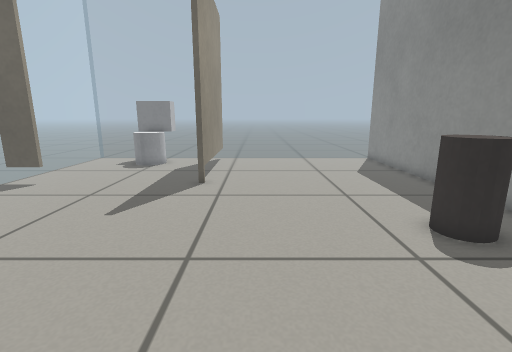
View 1 (above)

18 first-person views from a walk through a robot-simulator world made for Gazebo. The camera is 0.6 m above the floor, tilts 12° down and sees 85° across. The floor is counted in squares, 0.2 m on a side. Each view is taken from the middle of a square. On the plan, view 1 faces up. The plan holds only what a view shows up to about 20 squares ahead; the rest is blank.

View 2
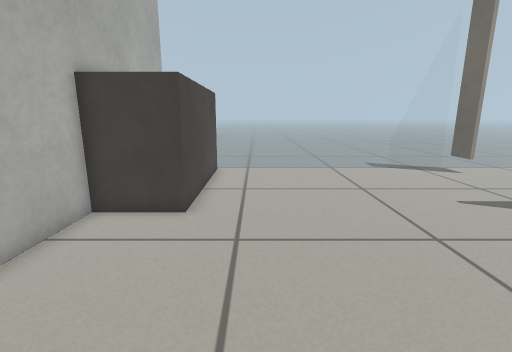

View 3
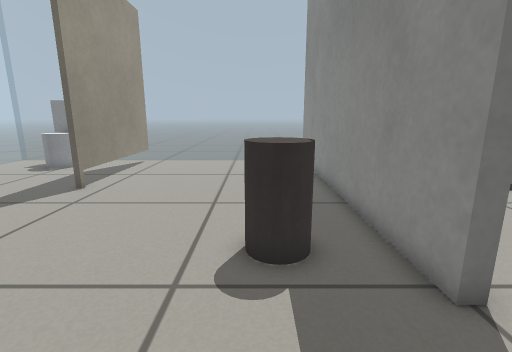

View 4
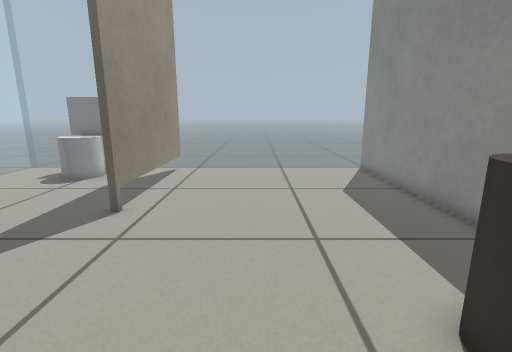

View 5
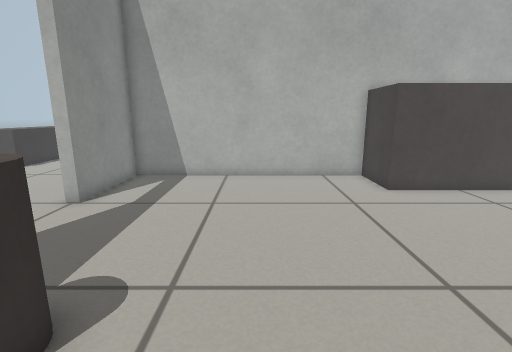

View 6
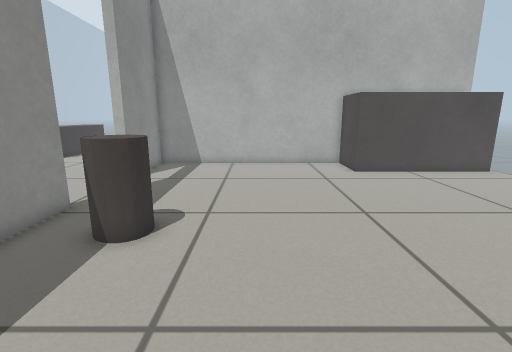

View 7
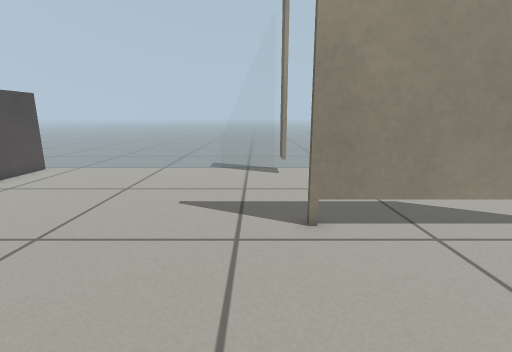

View 8
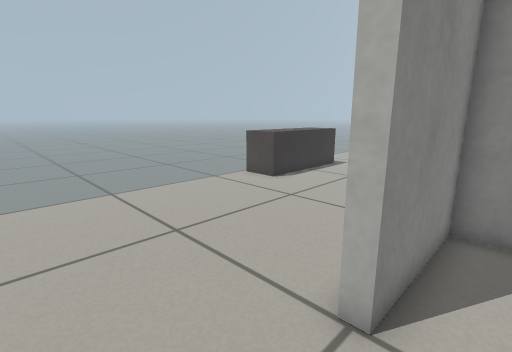

View 9
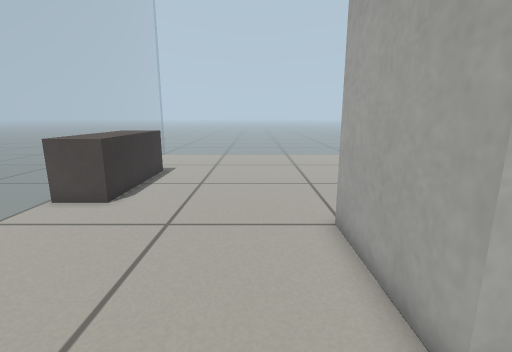

View 10
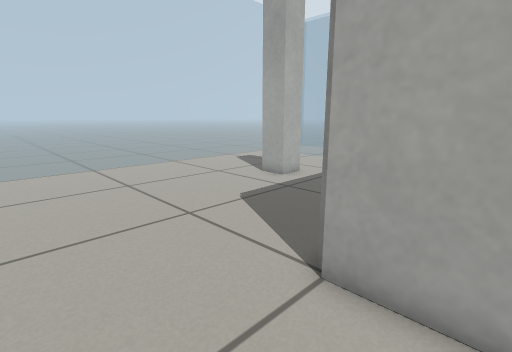

View 11
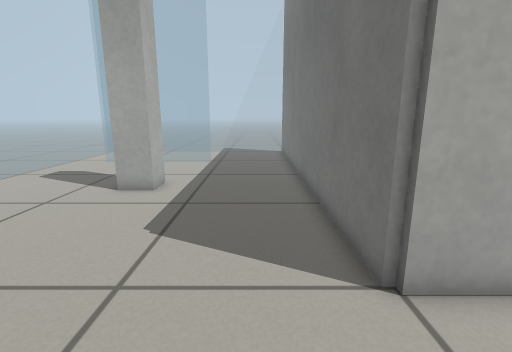

View 12
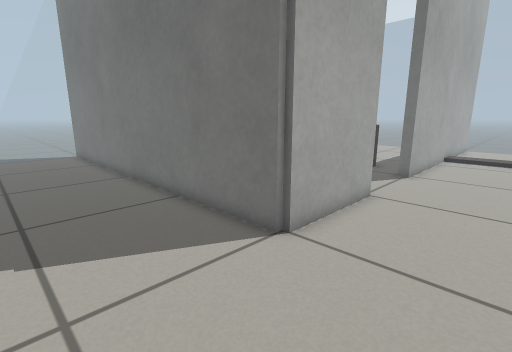

View 13
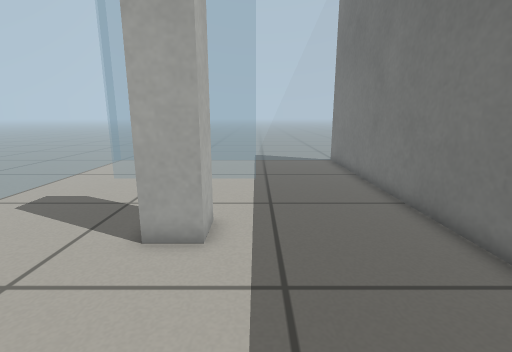

View 14
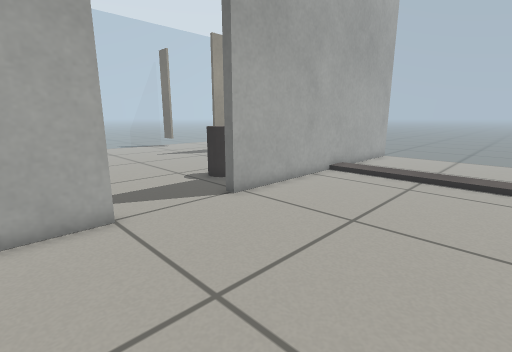

View 15
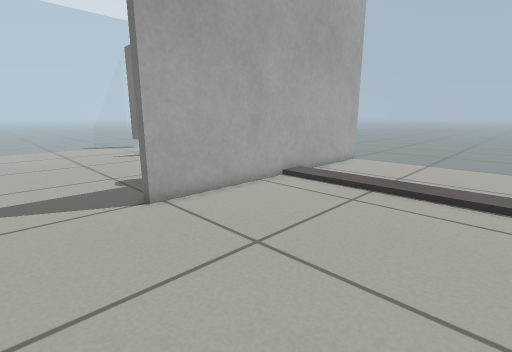

View 16
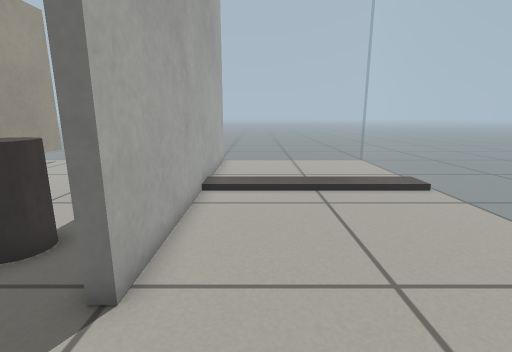

View 17
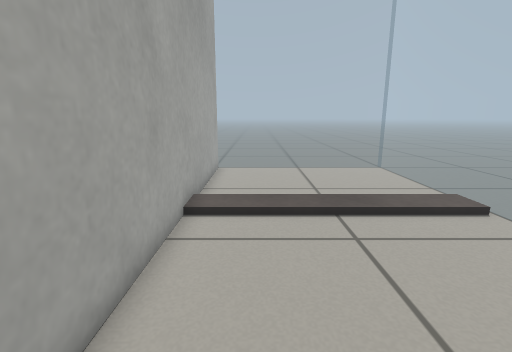

View 18
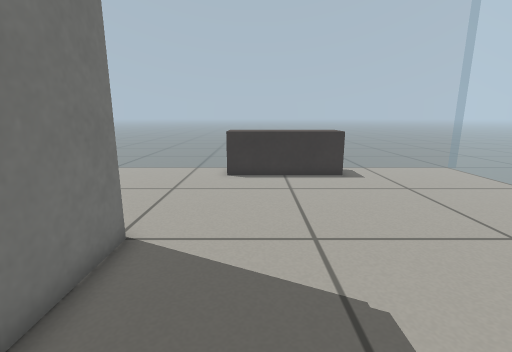

### Floor plan
Key: @ floor where view 1 was taken; # wall or solid block; . main floor; : floor 0.05 m higher than the main floor; = window, fence, low wall or low ledge; B white box; T thing the floor can be seen under or through; C white cylinder; P beige post; E beige box; I bin; U counter; G grey box; L pillar; O other object.
Columns run from 12 left of view 1 to 19 right of it. Each row starts with its distance up from view 1.
 21 ===       ======================
 20 =.. BBB..T..........##.........=
 19 =...BOO..T..........##.........=
 18 =...CCC..T..........##.........=
 17 =....C...T..........##.........=
 16 =........T..........##.........=
 15 =........T..........##.........=
 14 =........T..........##.........=
 13 =........P..........##:::::::::=
 12 =EE.................##.........=
 11 =...................##.........=
 10 =...................##.........=
  9 =...................##.........
  8 =................I..##.........
  7 =................II.##.........
  6 =................I..##.........
  5 =...................##.........
  4 =..............................
  3 =..............................=
  2 =..............................=
  1 =..............................=
  0 =...........@.......##.........=
 -1 =UUUUUUUU...........##.........=
 -2 =       U...........##.........=
 -3         U...........##.........=
 -4 =#UUUUUUU#############.........=
 -5 =####################..........=
 -6 =..............................=
 -7 =...........................GGG=
 -8 =...........................GGG=
 -9 =...........................GGG=
-10 =...........................GGG=
-11 =..... ......L..............GGG=
-12 =..... .....L L.............GG =
-13 =.       ....L.................=
-14           .....................=
-15         .......................=
-16        ........................=
-17     ...........................=
-18   .............................=
-19 =............  .......... .....=
-20 ===========    ==========   ====

Positions as (right, up) in squares from view 1, and headings:
1: (0, 0), facing up
2: (5, 1), facing left
3: (5, 1), facing up
4: (2, 4), facing up
5: (2, 10), facing down
6: (2, 14), facing down
7: (5, 11), facing left
8: (7, 4), facing down-right
9: (11, 3), facing down
10: (13, -2), facing down-left
11: (13, -7), facing left
12: (13, -10), facing up-left
13: (8, -10), facing left
14: (17, -2), facing up-left
15: (18, 1), facing up-left
16: (11, 1), facing up
17: (11, 4), facing up
18: (2, -8), facing right
